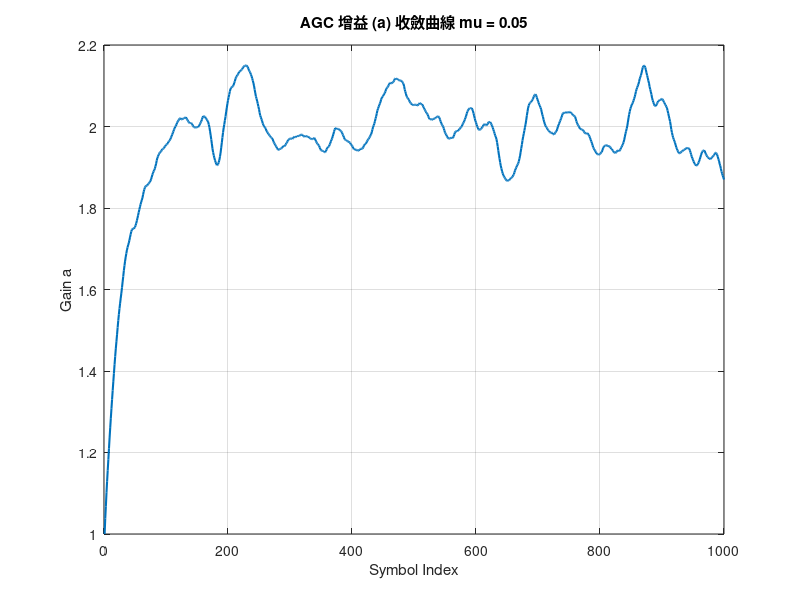
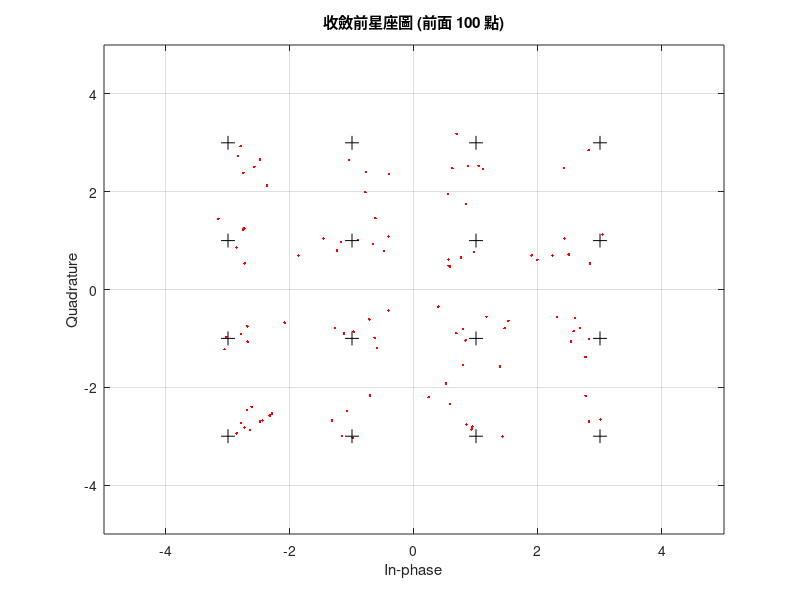
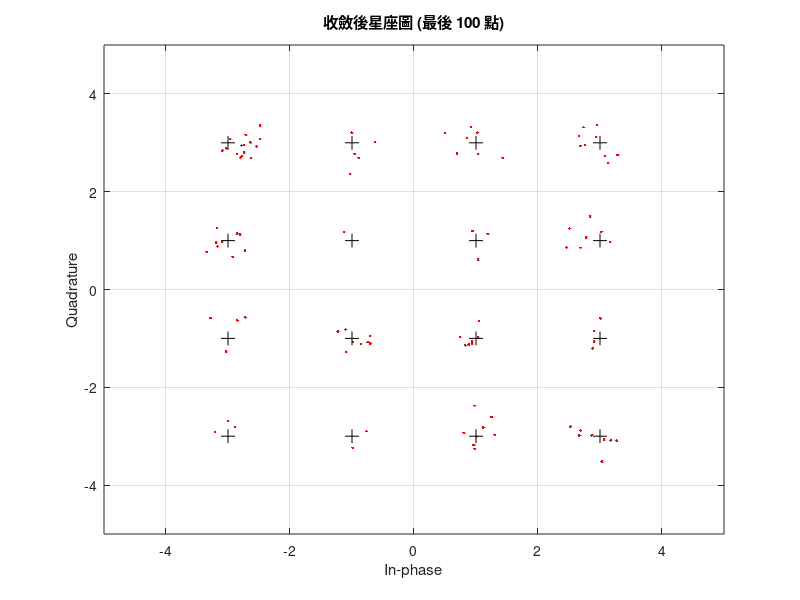

Source code (MATLAB) for these figures, in order:
clear; clc; close all;

numSymbols = 1000;        
N = 16;             
g = 1/sqrt(10);            
h_n = 0.5;              
SNR_dB = -25;          
mu = 0.05;                

V_ref = (4*sqrt(2) + 8*sqrt(10) + 4*sqrt(18))/16 * g; 

bits = randi([0 1], 1, numSymbols * 4);
bits_reshaped = reshape(bits, 4, [])';
xn = zeros(1, numSymbols);

for n = 1:numSymbols
    b_real = bits_reshaped(n, 1:2);
    b_imag = bits_reshaped(n, 3:4);
    
    % Real part 
    if     isequal(b_real, [0 0]), re = -3;
    elseif isequal(b_real, [0 1]), re = -1;
    elseif isequal(b_real, [1 1]), re =  1;
    else,                          re =  3; end
    
    % Imaginary part 
    if     isequal(b_imag, [0 0]), im = -3;
    elseif isequal(b_imag, [0 1]), im = -1;
    elseif isequal(b_imag, [1 1]), im =  1;
    else,                          im =  3; end
    
    xn(n) = (re + 1i*im); 
end
xn_scaled = xn * g; 

% Channel & Noise 
sigma_v = sqrt(10^(SNR_dB/10));
noise = sigma_v * (randn(1, numSymbols) + 1i*randn(1, numSymbols)) / sqrt(2);

rn = xn_scaled * h_n + noise; 

% AGC 
yn = zeros(1, numSymbols);
a = zeros(1, numSymbols);
a(1) = 1;

for n = 1:numSymbols-1
    yn(n) = a(n) * rn(n);
    
    % Moving Sum / N
    if n >= N
        curr_avg_amp = mean(abs(yn(n-N+1:n)));
    else
        curr_avg_amp = mean(abs(yn(1:n)));
    end
    
    a(n+1) = a(n) + mu * (V_ref - curr_avg_amp);
end
yn(numSymbols) = a(numSymbols) * rn(numSymbols); 

dn = yn / g; 

f_slice = @(v) (3*(v >= 2) + 1*(v >= 0 & v < 2) + ...
               -1*(v >= -2 & v < 0) + -3*(v < -2));
x_hat = f_slice(real(dn)) + 1i*f_slice(imag(dn));


figure;
plot(a, 'LineWidth', 1.5);
title('AGC 增益 (a) 收斂曲線 mu = 0.05');
xlabel('Symbol Index'); ylabel('Gain a');
grid on;


figure;
plot(real(dn(1:100)), imag(dn(1:100)), 'r.');
hold on;
plot([-3 -1 1 3], [1 1 1 1], 'k+', 'MarkerSize', 10);
plot([-3 -1 1 3], [3 3 3 3], 'k+', 'MarkerSize', 10);
plot([-3 -1 1 3], [-1 -1 -1 -1], 'k+', 'MarkerSize', 10);
plot([-3 -1 1 3], [-3 -3 -3 -3], 'k+', 'MarkerSize', 10);
title('收斂前星座圖 (前面 100 點)');
xlabel('In-phase'); ylabel('Quadrature');
axis([-5 5 -5 5]); grid on;


figure;
plot(real(dn(end-100:end)), imag(dn(end-100:end)), 'r.');
hold on;
plot([-3 -1 1 3], [1 1 1 1], 'k+', 'MarkerSize', 10);
plot([-3 -1 1 3], [3 3 3 3], 'k+', 'MarkerSize', 10);
plot([-3 -1 1 3], [-1 -1 -1 -1], 'k+', 'MarkerSize', 10);
plot([-3 -1 1 3], [-3 -3 -3 -3], 'k+', 'MarkerSize', 10);
title('收斂後星座圖 (最後 100 點)');
xlabel('In-phase'); ylabel('Quadrature');
axis([-5 5 -5 5]); grid on;
